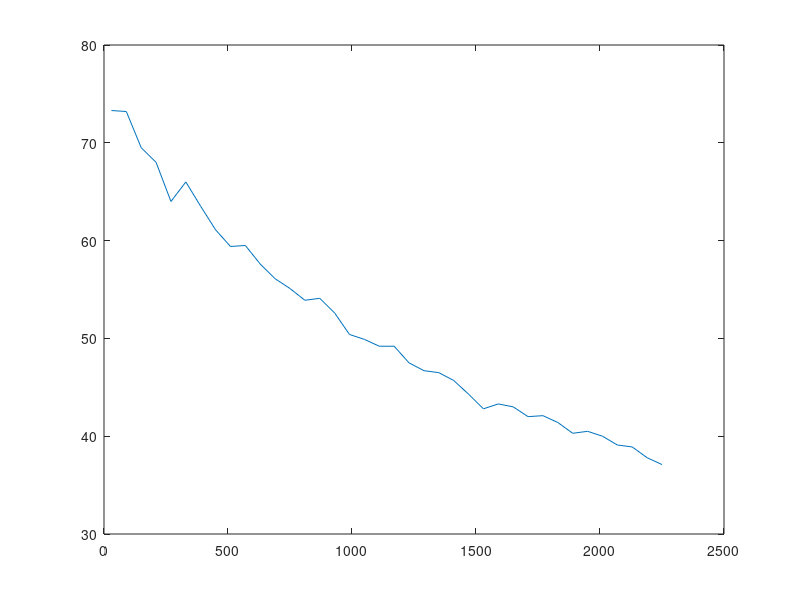

Source code (MATLAB):
fid = fopen('small_surface_1.txt','rt');
C = textscan(fid, '%f%f', 'MultipleDelimsAsOne',true, 'Delimiter','	', 'HeaderLines',1);
fclose(fid);
P=cell2mat(C)
plot(C{1,1},C{1,2})